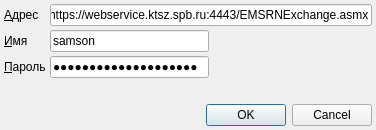
<ui version="4.0" >
 <class>EMSRNExchangeSetupDialog</class>
 <widget class="QDialog" name="EMSRNExchangeSetupDialog" >
  <property name="geometry" >
   <rect>
    <x>0</x>
    <y>0</y>
    <width>376</width>
    <height>130</height>
   </rect>
  </property>
  <property name="windowTitle" >
   <string>Настройки соединения с ЭМСРН</string>
  </property>
  <layout class="QGridLayout" >
   <property name="leftMargin" >
    <number>4</number>
   </property>
   <property name="topMargin" >
    <number>4</number>
   </property>
   <property name="rightMargin" >
    <number>4</number>
   </property>
   <property name="bottomMargin" >
    <number>4</number>
   </property>
   <property name="horizontalSpacing" >
    <number>4</number>
   </property>
   <property name="verticalSpacing" >
    <number>4</number>
   </property>
   <item row="0" column="0" >
    <widget class="QLabel" name="lblAddress" >
     <property name="text" >
      <string>&amp;Адрес</string>
     </property>
     <property name="buddy" >
      <cstring>edtAddress</cstring>
     </property>
    </widget>
   </item>
   <item row="0" column="1" colspan="2" >
    <widget class="QLineEdit" name="edtAddress" >
     <property name="text" >
      <string>https://webservice.ktsz.spb.ru:4443/EMSRNExchange.asmx</string>
     </property>
    </widget>
   </item>
   <item row="1" column="0" >
    <widget class="QLabel" name="lblName" >
     <property name="text" >
      <string>&amp;Имя</string>
     </property>
     <property name="buddy" >
      <cstring>edtName</cstring>
     </property>
    </widget>
   </item>
   <item row="1" column="1" >
    <widget class="QLineEdit" name="edtName" >
     <property name="text" >
      <string>samson</string>
     </property>
    </widget>
   </item>
   <item row="1" column="2" >
    <spacer>
     <property name="orientation" >
      <enum>Qt::Horizontal</enum>
     </property>
     <property name="sizeHint" >
      <size>
       <width>61</width>
       <height>20</height>
      </size>
     </property>
    </spacer>
   </item>
   <item row="2" column="0" >
    <widget class="QLabel" name="lblPassword" >
     <property name="text" >
      <string>&amp;Пароль</string>
     </property>
     <property name="buddy" >
      <cstring>edtPassword</cstring>
     </property>
    </widget>
   </item>
   <item row="2" column="1" >
    <widget class="QLineEdit" name="edtPassword" >
     <property name="text" >
      <string>DN24aETm2ilQIeV3tMvH</string>
     </property>
     <property name="echoMode" >
      <enum>QLineEdit::Password</enum>
     </property>
    </widget>
   </item>
   <item row="2" column="2" >
    <spacer>
     <property name="orientation" >
      <enum>Qt::Horizontal</enum>
     </property>
     <property name="sizeHint" >
      <size>
       <width>61</width>
       <height>20</height>
      </size>
     </property>
    </spacer>
   </item>
   <item row="3" column="1" >
    <spacer>
     <property name="orientation" >
      <enum>Qt::Vertical</enum>
     </property>
     <property name="sizeHint" >
      <size>
       <width>20</width>
       <height>151</height>
      </size>
     </property>
    </spacer>
   </item>
   <item row="4" column="0" colspan="3" >
    <widget class="QDialogButtonBox" name="buttonBox" >
     <property name="orientation" >
      <enum>Qt::Horizontal</enum>
     </property>
     <property name="standardButtons" >
      <set>QDialogButtonBox::Cancel|QDialogButtonBox::NoButton|QDialogButtonBox::Ok</set>
     </property>
    </widget>
   </item>
  </layout>
 </widget>
 <tabstops>
  <tabstop>edtAddress</tabstop>
  <tabstop>edtName</tabstop>
  <tabstop>edtPassword</tabstop>
  <tabstop>buttonBox</tabstop>
 </tabstops>
 <resources/>
 <connections>
  <connection>
   <sender>buttonBox</sender>
   <signal>accepted()</signal>
   <receiver>EMSRNExchangeSetupDialog</receiver>
   <slot>accept()</slot>
   <hints>
    <hint type="sourcelabel" >
     <x>270</x>
     <y>279</y>
    </hint>
    <hint type="destinationlabel" >
     <x>157</x>
     <y>274</y>
    </hint>
   </hints>
  </connection>
  <connection>
   <sender>buttonBox</sender>
   <signal>rejected()</signal>
   <receiver>EMSRNExchangeSetupDialog</receiver>
   <slot>reject()</slot>
   <hints>
    <hint type="sourcelabel" >
     <x>338</x>
     <y>285</y>
    </hint>
    <hint type="destinationlabel" >
     <x>286</x>
     <y>274</y>
    </hint>
   </hints>
  </connection>
 </connections>
</ui>
